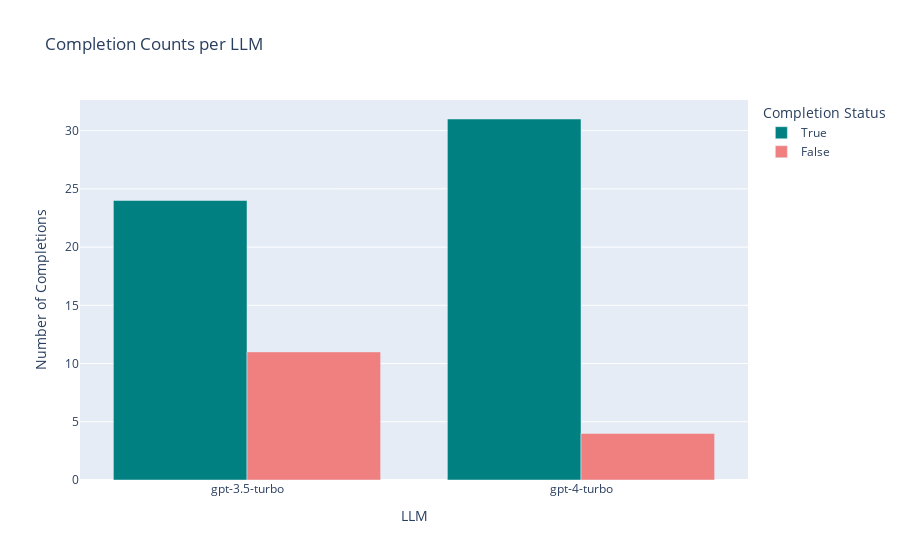

The notebook cell saved with this chart:
### Code cell
# Group by 'LLM' and 'completion', then count each group (use plotly)
df_counts = df_prompts_results.groupby('LLM')['completion'].value_counts().reset_index(name='count')
fig_completion = px.bar(df_counts, x='LLM', y='count', color='completion', title='Completion Counts per LLM',
            labels={'count': 'Number of Completions', 'completion': 'Completion Status'},
            barmode='group',
            color_discrete_map={True: 'teal', False: 'lightcoral'},
            # pattern_shape='completion',
            )
fig_completion.show()

### Figure 1 — Plotly figure (JSON) as saved in the notebook; plotly's stock layout.template omitted (floating-point values rounded to 4 significant figures)
{"data": [{"alignmentgroup": "True", "hovertemplate": "Completion Status=True<br>LLM=%{x}<br>Number of Completions=%{y}<extra></extra>", "legendgroup": "True", "marker": {"color": "teal", "pattern": {"shape": ""}}, "name": "True", "offsetgroup": "True", "orientation": "v", "showlegend": true, "textposition": "auto", "type": "bar", "x": ["gpt-3.5-turbo", "gpt-4-turbo"], "xaxis": "x", "y": [24, 31], "yaxis": "y"}, {"alignmentgroup": "True", "hovertemplate": "Completion Status=False<br>LLM=%{x}<br>Number of Completions=%{y}<extra></extra>", "legendgroup": "False", "marker": {"color": "lightcoral", "pattern": {"shape": ""}}, "name": "False", "offsetgroup": "False", "orientation": "v", "showlegend": true, "textposition": "auto", "type": "bar", "x": ["gpt-3.5-turbo", "gpt-4-turbo"], "xaxis": "x", "y": [11, 4], "yaxis": "y"}], "layout": {"barmode": "group", "legend": {"title": {"text": "Completion Status"}, "tracegroupgap": 0}, "title": {"text": "Completion Counts per LLM"}, "xaxis": {"anchor": "y", "domain": [0, 1], "title": {"text": "LLM"}}, "yaxis": {"anchor": "x", "domain": [0, 1], "title": {"text": "Number of Completions"}}}}
